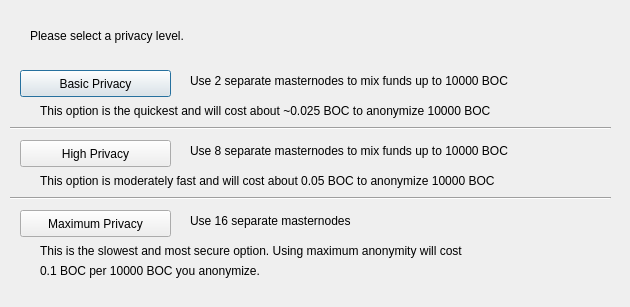
<?xml version="1.0" encoding="UTF-8"?>
<ui version="4.0">
 <class>ObfuscationConfig</class>
 <widget class="QDialog" name="ObfuscationConfig">
  <property name="geometry">
   <rect>
    <x>0</x>
    <y>0</y>
    <width>630</width>
    <height>307</height>
   </rect>
  </property>
  <property name="windowTitle">
   <string>Configure Obfuscation</string>
  </property>
  <widget class="QPushButton" name="buttonBasic">
   <property name="geometry">
    <rect>
     <x>20</x>
     <y>70</y>
     <width>151</width>
     <height>27</height>
    </rect>
   </property>
   <property name="text">
    <string>Basic Privacy</string>
   </property>
  </widget>
  <widget class="QPushButton" name="buttonHigh">
   <property name="geometry">
    <rect>
     <x>20</x>
     <y>140</y>
     <width>151</width>
     <height>27</height>
    </rect>
   </property>
   <property name="text">
    <string>High Privacy</string>
   </property>
  </widget>
  <widget class="QPushButton" name="buttonMax">
   <property name="geometry">
    <rect>
     <x>20</x>
     <y>210</y>
     <width>151</width>
     <height>27</height>
    </rect>
   </property>
   <property name="text">
    <string>Maximum Privacy</string>
   </property>
  </widget>
  <widget class="QLabel" name="label">
   <property name="geometry">
    <rect>
     <x>30</x>
     <y>20</y>
     <width>571</width>
     <height>31</height>
    </rect>
   </property>
   <property name="text">
    <string>Please select a privacy level.</string>
   </property>
  </widget>
  <widget class="QLabel" name="label_2">
   <property name="geometry">
    <rect>
     <x>190</x>
     <y>70</y>
     <width>421</width>
     <height>21</height>
    </rect>
   </property>
   <property name="text">
    <string>Use 2 separate masternodes to mix funds up to 10000 BOC</string>
   </property>
  </widget>
  <widget class="QLabel" name="label_3">
   <property name="geometry">
    <rect>
     <x>190</x>
     <y>140</y>
     <width>411</width>
     <height>21</height>
    </rect>
   </property>
   <property name="text">
    <string>Use 8 separate masternodes to mix funds up to 10000 BOC</string>
   </property>
  </widget>
  <widget class="QLabel" name="label_4">
   <property name="geometry">
    <rect>
     <x>190</x>
     <y>210</y>
     <width>421</width>
     <height>21</height>
    </rect>
   </property>
   <property name="text">
    <string>Use 16 separate masternodes</string>
   </property>
  </widget>
  <widget class="QLabel" name="label_6">
   <property name="geometry">
    <rect>
     <x>40</x>
     <y>100</y>
     <width>561</width>
     <height>21</height>
    </rect>
   </property>
   <property name="text">
    <string>This option is the quickest and will cost about ~0.025 BOC to anonymize 10000 BOC</string>
   </property>
  </widget>
  <widget class="QLabel" name="label_7">
   <property name="geometry">
    <rect>
     <x>40</x>
     <y>170</y>
     <width>561</width>
     <height>21</height>
    </rect>
   </property>
   <property name="text">
    <string>This option is moderately fast and will cost about 0.05 BOC to anonymize 10000 BOC</string>
   </property>
  </widget>
  <widget class="QLabel" name="label_8">
   <property name="geometry">
    <rect>
     <x>40</x>
     <y>240</y>
     <width>561</width>
     <height>21</height>
    </rect>
   </property>
   <property name="text">
    <string>This is the slowest and most secure option. Using maximum anonymity will cost</string>
   </property>
  </widget>
  <widget class="QLabel" name="label_9">
   <property name="geometry">
    <rect>
     <x>40</x>
     <y>260</y>
     <width>561</width>
     <height>21</height>
    </rect>
   </property>
   <property name="text">
    <string>0.1 BOC per 10000 BOC you anonymize.</string>
   </property>
  </widget>
  <widget class="Line" name="line">
   <property name="geometry">
    <rect>
     <x>10</x>
     <y>120</y>
     <width>601</width>
     <height>16</height>
    </rect>
   </property>
   <property name="orientation">
    <enum>Qt::Horizontal</enum>
   </property>
  </widget>
  <widget class="Line" name="line_2">
   <property name="geometry">
    <rect>
     <x>10</x>
     <y>190</y>
     <width>601</width>
     <height>16</height>
    </rect>
   </property>
   <property name="orientation">
    <enum>Qt::Horizontal</enum>
   </property>
  </widget>
 </widget>
 <resources/>
 <connections/>
</ui>
